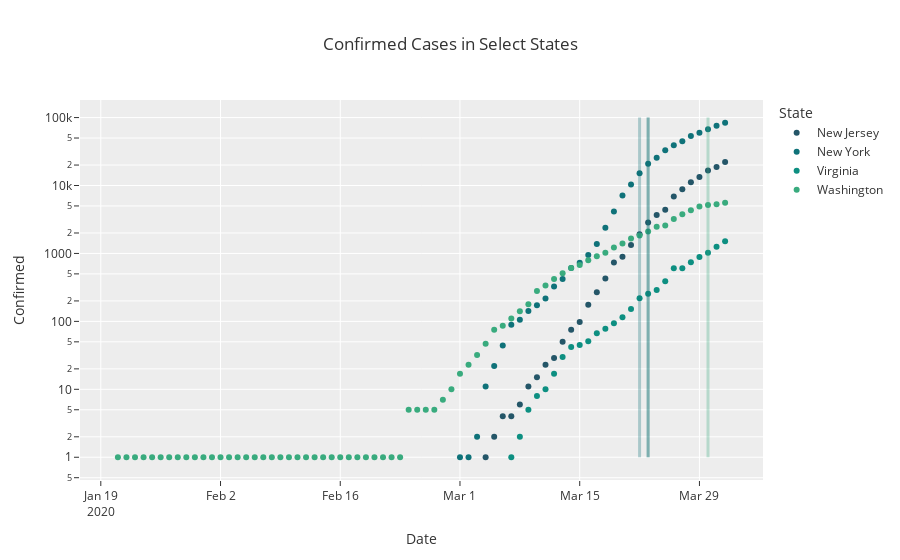

This figure's notebook cell:
### Code cell
states = ['New York', 'New Jersey', 'Washington', 'Virginia']
fig =px.scatter(data_frame=df_state[df_state.State.isin(states)], 
                x='Date', y='Confirmed', color='State',
                log_x=False,log_y=True, labels={'y':'Daily New Cases', 'x':'Cumulative Confirmed Cases'},
                hover_name='Date', hover_data=['NewConfirmed','Confirmed','DaysElapsed'],
                title='Confirmed Cases in Select States', template='ggplot2', 
                color_discrete_sequence=px.colors.sequential.Aggrnyl,
               )

c = 0
for s in states:
    containment_date = containment[containment.State==s].Date.values[0]
    fig.add_shape(dict(type="line", 
                       x0=containment_date, y0=1, x1=containment_date, y1=100000, 
                       line=dict(color=px.colors.sequential.Aggrnyl[c],
                                 width=3
                                )))
    c += 1
    print('{} entered containment on {}'.format(s, containment_date))
    
fig.update_shapes(dict(xref='x', yref='y'))

fig.show()

### Figure 1 — Plotly figure (JSON) as saved in the notebook; plotly's stock layout.template omitted (floating-point values rounded to 4 significant figures; data arrays with more than 128 entries replaced by an {"elided": "..."} marker saying what was removed)
{"data": [{"customdata": [[null, 1, 1], [1, 2, 2], [2, 4, 3], [0, 4, 4], [2, 6, 5], [5, 11, 6], [4, 15, 7], [8, 23, 8], [6, 29, 9], [21, 50, 10], [25, 75, 11], [23, 98, 12], [78, 176, 13], [92, 268, 14], [159, 427, 15], [308, 735, 16], [161, 896, 17], [440, 1336, 18], [578, 1914, 19], [930, 2844, 20], [831, 3675, 21], [727, 4402, 22], [2474, 6876, 23], [1949, 8825, 24], [2299, 11124, 25], [2262, 13386, 26], [3250, 16636, 27], [2060, 18696, 28], [3559, 22255, 29]], "hoverlabel": {"namelength": 0}, "hovertemplate": "<b>%{hovertext}</b><br><br>State=New Jersey<br>Date=%{x}<br>Confirmed=%{customdata[1]}<br>NewConfirmed=%{customdata[0]}<br>DaysElapsed=%{customdata[2]}", "hovertext": ["2020-03-04", "2020-03-05", "2020-03-06", "2020-03-07", "2020-03-08", "2020-03-09", "2020-03-10", "2020-03-11", "2020-03-12", "2020-03-13", "2020-03-14", "2020-03-15", "2020-03-16", "2020-03-17", "2020-03-18", "2020-03-19", "2020-03-20", "2020-03-21", "2020-03-22", "2020-03-23", "2020-03-24", "2020-03-25", "2020-03-26", "2020-03-27", "2020-03-28", "2020-03-29", "2020-03-30", "2020-03-31", "2020-04-01"], "legendgroup": "New Jersey", "marker": {"color": "rgb(36, 86, 104)", "symbol": "circle"}, "mode": "markers", "name": "New Jersey", "showlegend": true, "type": "scatter", "x": ["2020-03-04", "2020-03-05", "2020-03-06", "2020-03-07", "2020-03-08", "2020-03-09", "2020-03-10", "2020-03-11", "2020-03-12", "2020-03-13", "2020-03-14", "2020-03-15", "2020-03-16", "2020-03-17", "2020-03-18", "2020-03-19", "2020-03-20", "2020-03-21", "2020-03-22", "2020-03-23", "2020-03-24", "2020-03-25", "2020-03-26", "2020-03-27", "2020-03-28", "2020-03-29", "2020-03-30", "2020-03-31", "2020-04-01"], "xaxis": "x", "y": [1, 2, 4, 4, 6, 11, 15, 23, 29, 50, 75, 98, 176, 268, 427, 735, 896, 1336, 1914, 2844, 3675, 4402, 6876, 8825, 11124, 13386, 16636, 18696, 22255], "yaxis": "y"}, {"customdata": [[null, 1, 1], [0, 1, 2], [1, 2, 3], [9, 11, 4], [11, 22, 5], [22, 44, 6], [45, 89, 7], [17, 106, 8], [36, 142, 9], [31, 173, 10], [44, 217, 11], [109, 326, 12], [95, 421, 13], [189, 610, 14], [122, 732, 15], [218, 950, 16], [424, 1374, 17], [1008, 2382, 18], [1770, 4152, 19], [2950, 7102, 20], [3254, 10356, 21], [4812, 15168, 22], [5707, 20875, 23], [4790, 25665, 24], [7401, 33066, 25], [5921, 38987, 26], [5648, 44635, 27], [8728, 53363, 28], [6205, 59568, 29], [7606, 67174, 30], [8658, 75832, 31], [8057, 83889, 32]], "hoverlabel": {"namelength": 0}, "hovertemplate": "<b>%{hovertext}</b><br><br>State=New York<br>Date=%{x}<br>Confirmed=%{customdata[1]}<br>NewConfirmed=%{customdata[0]}<br>DaysElapsed=%{customdata[2]}", "hovertext": ["2020-03-01", "2020-03-02", "2020-03-03", "2020-03-04", "2020-03-05", "2020-03-06", "2020-03-07", "2020-03-08", "2020-03-09", "2020-03-10", "2020-03-11", "2020-03-12", "2020-03-13", "2020-03-14", "2020-03-15", "2020-03-16", "2020-03-17", "2020-03-18", "2020-03-19", "2020-03-20", "2020-03-21", "2020-03-22", "2020-03-23", "2020-03-24", "2020-03-25", "2020-03-26", "2020-03-27", "2020-03-28", "2020-03-29", "2020-03-30", "2020-03-31", "2020-04-01"], "legendgroup": "New York", "marker": {"color": "rgb(15, 114, 121)", "symbol": "circle"}, "mode": "markers", "name": "New York", "showlegend": true, "type": "scatter", "x": ["2020-03-01", "2020-03-02", "2020-03-03", "2020-03-04", "2020-03-05", "2020-03-06", "2020-03-07", "2020-03-08", "2020-03-09", "2020-03-10", "2020-03-11", "2020-03-12", "2020-03-13", "2020-03-14", "2020-03-15", "2020-03-16", "2020-03-17", "2020-03-18", "2020-03-19", "2020-03-20", "2020-03-21", "2020-03-22", "2020-03-23", "2020-03-24", "2020-03-25", "2020-03-26", "2020-03-27", "2020-03-28", "2020-03-29", "2020-03-30", "2020-03-31", "2020-04-01"], "xaxis": "x", "y": [1, 1, 2, 11, 22, 44, 89, 106, 142, 173, 217, 326, 421, 610, 732, 950, 1374, 2382, 4152, 7102, 10356, 15168, 20875, 25665, 33066, 38987, 44635, 53363, 59568, 67174, 75832, 83889], "yaxis": "y"}, {"customdata": [[null, 1, 1], [1, 2, 2], [3, 5, 3], [3, 8, 4], [2, 10, 5], [7, 17, 6], [13, 30, 7], [12, 42, 8], [3, 45, 9], [6, 51, 10], [16, 67, 11], [11, 78, 12], [16, 94, 13], [21, 115, 14], [37, 152, 15], [67, 219, 16], [35, 254, 17], [36, 290, 18], [101, 391, 19], [213, 604, 20], [2, 606, 21], [134, 740, 22], [150, 890, 23], [131, 1021, 24], [229, 1250, 25], [261, 1511, 26]], "hoverlabel": {"namelength": 0}, "hovertemplate": "<b>%{hovertext}</b><br><br>State=Virginia<br>Date=%{x}<br>Confirmed=%{customdata[1]}<br>NewConfirmed=%{customdata[0]}<br>DaysElapsed=%{customdata[2]}", "hovertext": ["2020-03-07", "2020-03-08", "2020-03-09", "2020-03-10", "2020-03-11", "2020-03-12", "2020-03-13", "2020-03-14", "2020-03-15", "2020-03-16", "2020-03-17", "2020-03-18", "2020-03-19", "2020-03-20", "2020-03-21", "2020-03-22", "2020-03-23", "2020-03-24", "2020-03-25", "2020-03-26", "2020-03-27", "2020-03-28", "2020-03-29", "2020-03-30", "2020-03-31", "2020-04-01"], "legendgroup": "Virginia", "marker": {"color": "rgb(13, 143, 129)", "symbol": "circle"}, "mode": "markers", "name": "Virginia", "showlegend": true, "type": "scatter", "x": ["2020-03-07", "2020-03-08", "2020-03-09", "2020-03-10", "2020-03-11", "2020-03-12", "2020-03-13", "2020-03-14", "2020-03-15", "2020-03-16", "2020-03-17", "2020-03-18", "2020-03-19", "2020-03-20", "2020-03-21", "2020-03-22", "2020-03-23", "2020-03-24", "2020-03-25", "2020-03-26", "2020-03-27", "2020-03-28", "2020-03-29", "2020-03-30", "2020-03-31", "2020-04-01"], "xaxis": "x", "y": [1, 2, 5, 8, 10, 17, 30, 42, 45, 51, 67, 78, 94, 115, 152, 219, 254, 290, 391, 604, 606, 740, 890, 1021, 1250, 1511], "yaxis": "y"}, {"customdata": {"elided": "72x3 int values"}, "hoverlabel": {"namelength": 0}, "hovertemplate": "<b>%{hovertext}</b><br><br>State=Washington<br>Date=%{x}<br>Confirmed=%{customdata[1]}<br>NewConfirmed=%{customdata[0]}<br>DaysElapsed=%{customdata[2]}", "hovertext": ["2020-01-21", "2020-01-22", "2020-01-23", "2020-01-24", "2020-01-25", "2020-01-26", "2020-01-27", "2020-01-28", "2020-01-29", "2020-01-30", "2020-01-31", "2020-02-01", "2020-02-02", "2020-02-03", "2020-02-04", "2020-02-05", "2020-02-06", "2020-02-07", "2020-02-08", "2020-02-09", "2020-02-10", "2020-02-11", "2020-02-12", "2020-02-13", "2020-02-14", "2020-02-15", "2020-02-16", "2020-02-17", "2020-02-18", "2020-02-19", "2020-02-20", "2020-02-21", "2020-02-22", "2020-02-23", "2020-02-24", "2020-02-25", "2020-02-26", "2020-02-27", "2020-02-28", "2020-02-29", "2020-03-01", "2020-03-02", "2020-03-03", "2020-03-04", "2020-03-05", "2020-03-06", "2020-03-07", "2020-03-08", "2020-03-09", "2020-03-10", "2020-03-11", "2020-03-12", "2020-03-13", "2020-03-14", "2020-03-15", "2020-03-16", "2020-03-17", "2020-03-18", "2020-03-19", "2020-03-20", "2020-03-21", "2020-03-22", "2020-03-23", "2020-03-24", "2020-03-25", "2020-03-26", "2020-03-27", "2020-03-28", "2020-03-29", "2020-03-30", "2020-03-31", "2020-04-01"], "legendgroup": "Washington", "marker": {"color": "rgb(57, 171, 126)", "symbol": "circle"}, "mode": "markers", "name": "Washington", "showlegend": true, "type": "scatter", "x": ["2020-01-21", "2020-01-22", "2020-01-23", "2020-01-24", "2020-01-25", "2020-01-26", "2020-01-27", "2020-01-28", "2020-01-29", "2020-01-30", "2020-01-31", "2020-02-01", "2020-02-02", "2020-02-03", "2020-02-04", "2020-02-05", "2020-02-06", "2020-02-07", "2020-02-08", "2020-02-09", "2020-02-10", "2020-02-11", "2020-02-12", "2020-02-13", "2020-02-14", "2020-02-15", "2020-02-16", "2020-02-17", "2020-02-18", "2020-02-19", "2020-02-20", "2020-02-21", "2020-02-22", "2020-02-23", "2020-02-24", "2020-02-25", "2020-02-26", "2020-02-27", "2020-02-28", "2020-02-29", "2020-03-01", "2020-03-02", "2020-03-03", "2020-03-04", "2020-03-05", "2020-03-06", "2020-03-07", "2020-03-08", "2020-03-09", "2020-03-10", "2020-03-11", "2020-03-12", "2020-03-13", "2020-03-14", "2020-03-15", "2020-03-16", "2020-03-17", "2020-03-18", "2020-03-19", "2020-03-20", "2020-03-21", "2020-03-22", "2020-03-23", "2020-03-24", "2020-03-25", "2020-03-26", "2020-03-27", "2020-03-28", "2020-03-29", "2020-03-30", "2020-03-31", "2020-04-01"], "xaxis": "x", "y": [1, 1, 1, 1, 1, 1, 1, 1, 1, 1, 1, 1, 1, 1, 1, 1, 1, 1, 1, 1, 1, 1, 1, 1, 1, 1, 1, 1, 1, 1, 1, 1, 1, 1, 5, 5, 5, 5, 7, 10, 17, 23, 32, 47, 75, 86, 110, 141, 179, 279, 338, 419, 511, 609, 675, 794, 908, 1026, 1228, 1404, 1655, 1844, 2101, 2469, 2585, 3208, 3770, 4311, 4896, 5179, 5292, 5588], "yaxis": "y"}], "layout": {"legend": {"title": {"text": "State"}, "tracegroupgap": 0}, "shapes": [{"line": {"color": "rgb(36, 86, 104)", "width": 3}, "type": "line", "x0": "2020-03-23", "x1": "2020-03-23", "xref": "x", "y0": 1, "y1": 100000, "yref": "y"}, {"line": {"color": "rgb(15, 114, 121)", "width": 3}, "type": "line", "x0": "2020-03-22", "x1": "2020-03-22", "xref": "x", "y0": 1, "y1": 100000, "yref": "y"}, {"line": {"color": "rgb(13, 143, 129)", "width": 3}, "type": "line", "x0": "2020-03-23", "x1": "2020-03-23", "xref": "x", "y0": 1, "y1": 100000, "yref": "y"}, {"line": {"color": "rgb(57, 171, 126)", "width": 3}, "type": "line", "x0": "2020-03-30", "x1": "2020-03-30", "xref": "x", "y0": 1, "y1": 100000, "yref": "y"}], "title": {"text": "Confirmed Cases in Select States"}, "xaxis": {"anchor": "y", "domain": [0, 1], "title": {"text": "Date"}}, "yaxis": {"anchor": "x", "domain": [0, 1], "title": {"text": "Confirmed"}, "type": "log"}}}
